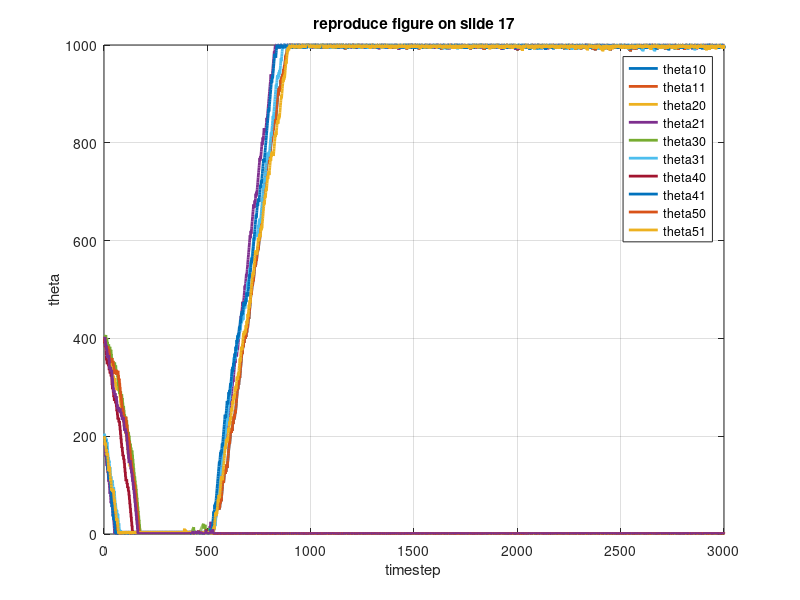
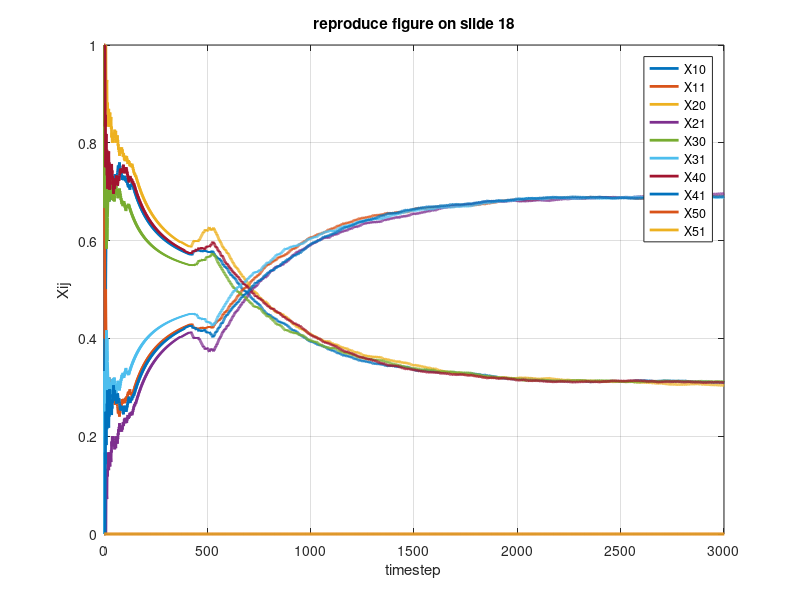

The MATLAB source for these figures, in order:
%% fig 17
clc;
clear;
close all;

data = load('data.dat');
agent1 = data(1:5:end-4,:);
agent2 = data(2:5:end-3,:);
agent3 = data(3:5:end-2,:);
agent4 = data(4:5:end-1,:);
agent5 = data(5:5:end,:);

time = 1:1:data(end,1);
figure
plot(time',agent1(:,4),'LineWidth',2);
hold on
grid on
plot(time',agent1(:,4),'LineWidth',2);
plot(time',agent1(:,5),'LineWidth',2);
plot(time',agent2(:,4),'LineWidth',2);
plot(time',agent2(:,5),'LineWidth',2);
plot(time',agent3(:,4),'LineWidth',2);
plot(time',agent3(:,5),'LineWidth',2);
plot(time',agent4(:,4),'LineWidth',2);
plot(time',agent4(:,5),'LineWidth',2);
plot(time',agent5(:,4),'LineWidth',2);
plot(time',agent5(:,5),'LineWidth',2);

xlabel('timestep')
xlim([0 3000])
ylabel('theta')
title('reproduce figure on slide 17')
legend('theta10','theta11','theta20','theta21','theta30', ...
    'theta31','theta40','theta41','theta50','theta51');

%% fig 18
x10 = zeros(length(time),1);
x11 = zeros(length(time),1);
x20 = zeros(length(time),1);
x21 = zeros(length(time),1);
x30 = zeros(length(time),1);
x31 = zeros(length(time),1);
x40 = zeros(length(time),1);
x41 = zeros(length(time),1);
x50 = zeros(length(time),1);
x51 = zeros(length(time),1);

for i = 1:length(time)
    x10(i) = sum(agent1(1:i,3)==0)/i;
end

for i = 1:length(time)
    x11(i) = sum(agent1(1:i,3)==1)/i;
end

for i = 1:length(time)
    x20(i) = sum(agent2(1:i,3)==0)/i;
end

for i = 1:length(time)
    x21(i) = sum(agent2(1:i,3)==1)/i;
end

for i = 1:length(time)
    x30(i) = sum(agent3(1:i,3)==0)/i;
end

for i = 1:length(time)
    x31(i) = sum(agent3(1:i,3)==1)/i;
end

for i = 1:length(time)
    x40(i) = sum(agent4(1:i,3)==0)/i;
end

for i = 1:length(time)
    x41(i) = sum(agent4(1:i,3)==1)/i;
end

for i = 1:length(time)
    x40(i) = sum(agent5(1:i,3)==0)/i;
end

for i = 1:length(time)
    x41(i) = sum(agent5(1:i,3)==1)/i;
end

figure
plot(time',x10,'LineWidth',2);
hold on
grid on
plot(time',x11,'LineWidth',2);
plot(time',x20,'LineWidth',2);
plot(time',x21,'LineWidth',2);
plot(time',x30,'LineWidth',2);
plot(time',x31,'LineWidth',2);
plot(time',x40,'LineWidth',2);
plot(time',x41,'LineWidth',2);
plot(time',x50,'LineWidth',2);
plot(time',x51,'LineWidth',2);

xlabel('timestep')
xlim([0 3000])
ylabel('Xij')
title('reproduce figure on slide 18')
legend('X10','X11','X20','X21','X30','X31','X40','X41','X50','X51');